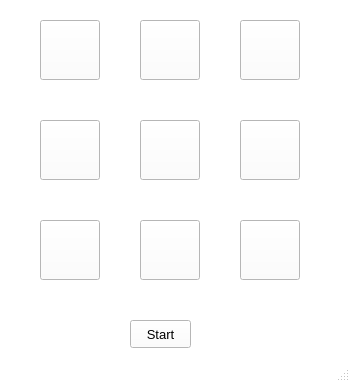
<?xml version="1.0" encoding="UTF-8"?>
<ui version="4.0">
 <class>MouseAI</class>
 <widget class="QMainWindow" name="MouseAI">
  <property name="geometry">
   <rect>
    <x>0</x>
    <y>0</y>
    <width>350</width>
    <height>382</height>
   </rect>
  </property>
  <property name="palette">
   <palette>
    <active>
     <colorrole role="Button">
      <brush brushstyle="SolidPattern">
       <color alpha="255">
        <red>255</red>
        <green>255</green>
        <blue>255</blue>
       </color>
      </brush>
     </colorrole>
     <colorrole role="Base">
      <brush brushstyle="SolidPattern">
       <color alpha="255">
        <red>255</red>
        <green>255</green>
        <blue>255</blue>
       </color>
      </brush>
     </colorrole>
     <colorrole role="Window">
      <brush brushstyle="SolidPattern">
       <color alpha="255">
        <red>255</red>
        <green>255</green>
        <blue>255</blue>
       </color>
      </brush>
     </colorrole>
    </active>
    <inactive>
     <colorrole role="Button">
      <brush brushstyle="SolidPattern">
       <color alpha="255">
        <red>255</red>
        <green>255</green>
        <blue>255</blue>
       </color>
      </brush>
     </colorrole>
     <colorrole role="Base">
      <brush brushstyle="SolidPattern">
       <color alpha="255">
        <red>255</red>
        <green>255</green>
        <blue>255</blue>
       </color>
      </brush>
     </colorrole>
     <colorrole role="Window">
      <brush brushstyle="SolidPattern">
       <color alpha="255">
        <red>255</red>
        <green>255</green>
        <blue>255</blue>
       </color>
      </brush>
     </colorrole>
    </inactive>
    <disabled>
     <colorrole role="Button">
      <brush brushstyle="SolidPattern">
       <color alpha="255">
        <red>255</red>
        <green>255</green>
        <blue>255</blue>
       </color>
      </brush>
     </colorrole>
     <colorrole role="Base">
      <brush brushstyle="SolidPattern">
       <color alpha="255">
        <red>255</red>
        <green>255</green>
        <blue>255</blue>
       </color>
      </brush>
     </colorrole>
     <colorrole role="Window">
      <brush brushstyle="SolidPattern">
       <color alpha="255">
        <red>255</red>
        <green>255</green>
        <blue>255</blue>
       </color>
      </brush>
     </colorrole>
    </disabled>
   </palette>
  </property>
  <property name="font">
   <font>
    <family>Arial</family>
    <pointsize>10</pointsize>
   </font>
  </property>
  <property name="windowTitle">
   <string>MouseAI</string>
  </property>
  <property name="autoFillBackground">
   <bool>false</bool>
  </property>
  <widget class="QWidget" name="centralwidget">
   <widget class="QPushButton" name="kwangwoon_btn">
    <property name="geometry">
     <rect>
      <x>40</x>
      <y>20</y>
      <width>60</width>
      <height>60</height>
     </rect>
    </property>
    <property name="maximumSize">
     <size>
      <width>500</width>
      <height>500</height>
     </size>
    </property>
    <property name="text">
     <string/>
    </property>
    <property name="icon">
     <iconset resource="icon.qrc">
      <normaloff>:/newPrefix/kwangwoon.jpg</normaloff>:/newPrefix/kwangwoon.jpg</iconset>
    </property>
    <property name="iconSize">
     <size>
      <width>60</width>
      <height>60</height>
     </size>
    </property>
   </widget>
   <widget class="QPushButton" name="google_btn">
    <property name="geometry">
     <rect>
      <x>140</x>
      <y>20</y>
      <width>60</width>
      <height>60</height>
     </rect>
    </property>
    <property name="text">
     <string/>
    </property>
    <property name="icon">
     <iconset resource="icon.qrc">
      <normaloff>:/newPrefix/google.png</normaloff>:/newPrefix/google.png</iconset>
    </property>
    <property name="iconSize">
     <size>
      <width>60</width>
      <height>60</height>
     </size>
    </property>
   </widget>
   <widget class="QPushButton" name="naver_btn">
    <property name="geometry">
     <rect>
      <x>240</x>
      <y>20</y>
      <width>60</width>
      <height>60</height>
     </rect>
    </property>
    <property name="text">
     <string/>
    </property>
    <property name="icon">
     <iconset resource="icon.qrc">
      <normaloff>:/newPrefix/naver.png</normaloff>:/newPrefix/naver.png</iconset>
    </property>
    <property name="iconSize">
     <size>
      <width>60</width>
      <height>60</height>
     </size>
    </property>
   </widget>
   <widget class="QPushButton" name="youtube_btn">
    <property name="geometry">
     <rect>
      <x>40</x>
      <y>120</y>
      <width>60</width>
      <height>60</height>
     </rect>
    </property>
    <property name="text">
     <string/>
    </property>
    <property name="icon">
     <iconset resource="icon.qrc">
      <normaloff>:/newPrefix/youtube.png</normaloff>:/newPrefix/youtube.png</iconset>
    </property>
    <property name="iconSize">
     <size>
      <width>60</width>
      <height>60</height>
     </size>
    </property>
   </widget>
   <widget class="QPushButton" name="start_btn">
    <property name="geometry">
     <rect>
      <x>130</x>
      <y>320</y>
      <width>61</width>
      <height>28</height>
     </rect>
    </property>
    <property name="focusPolicy">
     <enum>Qt::StrongFocus</enum>
    </property>
    <property name="text">
     <string>Start</string>
    </property>
   </widget>
   <widget class="QPushButton" name="everytime_btn">
    <property name="geometry">
     <rect>
      <x>140</x>
      <y>120</y>
      <width>60</width>
      <height>60</height>
     </rect>
    </property>
    <property name="text">
     <string/>
    </property>
    <property name="icon">
     <iconset resource="icon.qrc">
      <normaloff>:/newPrefix/everytime.jpeg</normaloff>:/newPrefix/everytime.jpeg</iconset>
    </property>
    <property name="iconSize">
     <size>
      <width>60</width>
      <height>60</height>
     </size>
    </property>
   </widget>
   <widget class="QPushButton" name="facebook_btn">
    <property name="geometry">
     <rect>
      <x>240</x>
      <y>120</y>
      <width>60</width>
      <height>60</height>
     </rect>
    </property>
    <property name="text">
     <string/>
    </property>
    <property name="icon">
     <iconset resource="icon.qrc">
      <normaloff>:/newPrefix/facebook.png</normaloff>:/newPrefix/facebook.png</iconset>
    </property>
    <property name="iconSize">
     <size>
      <width>60</width>
      <height>60</height>
     </size>
    </property>
   </widget>
   <widget class="QPushButton" name="instagram_btn">
    <property name="geometry">
     <rect>
      <x>40</x>
      <y>220</y>
      <width>60</width>
      <height>60</height>
     </rect>
    </property>
    <property name="text">
     <string/>
    </property>
    <property name="icon">
     <iconset resource="icon.qrc">
      <normaloff>:/newPrefix/instagram.jpeg</normaloff>:/newPrefix/instagram.jpeg</iconset>
    </property>
    <property name="iconSize">
     <size>
      <width>60</width>
      <height>60</height>
     </size>
    </property>
   </widget>
   <widget class="QPushButton" name="twitter_btn">
    <property name="geometry">
     <rect>
      <x>140</x>
      <y>220</y>
      <width>60</width>
      <height>60</height>
     </rect>
    </property>
    <property name="text">
     <string/>
    </property>
    <property name="icon">
     <iconset resource="icon.qrc">
      <normaloff>:/newPrefix/twitter.jpeg</normaloff>:/newPrefix/twitter.jpeg</iconset>
    </property>
    <property name="iconSize">
     <size>
      <width>60</width>
      <height>60</height>
     </size>
    </property>
   </widget>
   <widget class="QPushButton" name="zoom_btn">
    <property name="geometry">
     <rect>
      <x>240</x>
      <y>220</y>
      <width>60</width>
      <height>60</height>
     </rect>
    </property>
    <property name="text">
     <string/>
    </property>
    <property name="icon">
     <iconset resource="icon.qrc">
      <normaloff>:/newPrefix/zoom.jpeg</normaloff>:/newPrefix/zoom.jpeg</iconset>
    </property>
    <property name="iconSize">
     <size>
      <width>60</width>
      <height>60</height>
     </size>
    </property>
   </widget>
  </widget>
  <widget class="QStatusBar" name="statusbar"/>
 </widget>
 <resources>
  <include location="icon.qrc"/>
 </resources>
 <connections/>
</ui>
